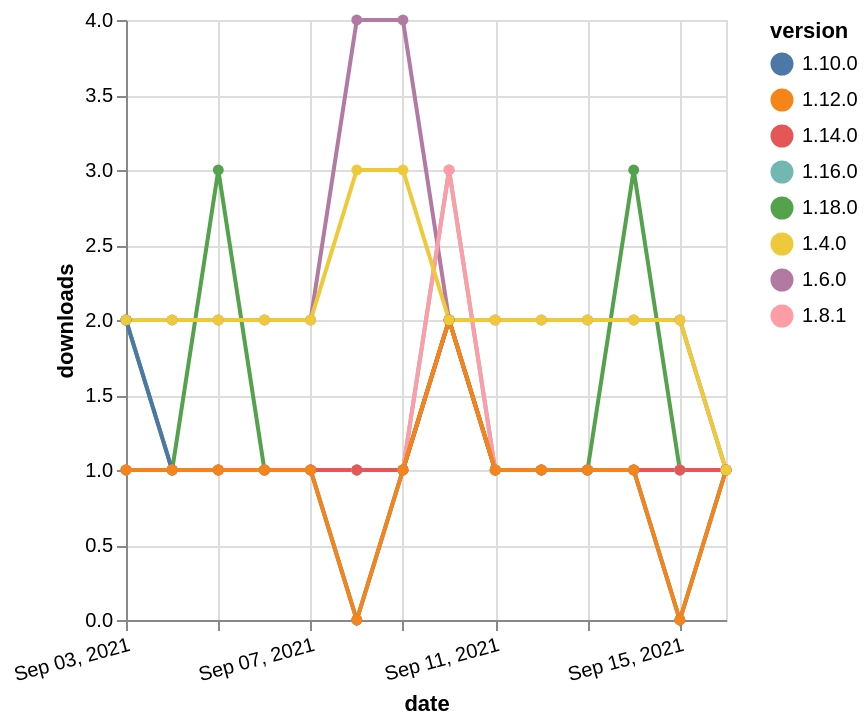

Source (Vega-Lite JSON):
### Vega-Lite specification from a JSON file in a GitHub repository (floating-point values rounded to 4 significant figures)
{"$schema": "https://vega.github.io/schema/vega-lite/v5.json", "description": "A simple bar chart with embedded data.", "data": {"values": [{"date": "2021-09-03", "total": 2519, "delta": 2, "version": "1.6.0"}, {"date": "2021-09-04", "total": 2521, "delta": 2, "version": "1.6.0"}, {"date": "2021-09-05", "total": 2523, "delta": 2, "version": "1.6.0"}, {"date": "2021-09-06", "total": 2525, "delta": 2, "version": "1.6.0"}, {"date": "2021-09-07", "total": 2527, "delta": 2, "version": "1.6.0"}, {"date": "2021-09-08", "total": 2531, "delta": 4, "version": "1.6.0"}, {"date": "2021-09-09", "total": 2535, "delta": 4, "version": "1.6.0"}, {"date": "2021-09-10", "total": 2537, "delta": 2, "version": "1.6.0"}, {"date": "2021-09-11", "total": 2539, "delta": 2, "version": "1.6.0"}, {"date": "2021-09-12", "total": 2541, "delta": 2, "version": "1.6.0"}, {"date": "2021-09-13", "total": 2543, "delta": 2, "version": "1.6.0"}, {"date": "2021-09-14", "total": 2545, "delta": 2, "version": "1.6.0"}, {"date": "2021-09-15", "total": 2547, "delta": 2, "version": "1.6.0"}, {"date": "2021-09-16", "total": 2548, "delta": 1, "version": "1.6.0"}, {"date": "2021-09-03", "total": 122, "delta": 2, "version": "1.18.0"}, {"date": "2021-09-04", "total": 123, "delta": 1, "version": "1.18.0"}, {"date": "2021-09-05", "total": 126, "delta": 3, "version": "1.18.0"}, {"date": "2021-09-06", "total": 127, "delta": 1, "version": "1.18.0"}, {"date": "2021-09-07", "total": 128, "delta": 1, "version": "1.18.0"}, {"date": "2021-09-08", "total": 129, "delta": 1, "version": "1.18.0"}, {"date": "2021-09-09", "total": 130, "delta": 1, "version": "1.18.0"}, {"date": "2021-09-10", "total": 132, "delta": 2, "version": "1.18.0"}, {"date": "2021-09-11", "total": 133, "delta": 1, "version": "1.18.0"}, {"date": "2021-09-12", "total": 134, "delta": 1, "version": "1.18.0"}, {"date": "2021-09-13", "total": 135, "delta": 1, "version": "1.18.0"}, {"date": "2021-09-14", "total": 138, "delta": 3, "version": "1.18.0"}, {"date": "2021-09-15", "total": 139, "delta": 1, "version": "1.18.0"}, {"date": "2021-09-16", "total": 140, "delta": 1, "version": "1.18.0"}, {"date": "2021-09-03", "total": 199, "delta": 2, "version": "1.10.0"}, {"date": "2021-09-04", "total": 200, "delta": 1, "version": "1.10.0"}, {"date": "2021-09-05", "total": 201, "delta": 1, "version": "1.10.0"}, {"date": "2021-09-06", "total": 202, "delta": 1, "version": "1.10.0"}, {"date": "2021-09-07", "total": 203, "delta": 1, "version": "1.10.0"}, {"date": "2021-09-08", "total": 203, "delta": 0, "version": "1.10.0"}, {"date": "2021-09-09", "total": 204, "delta": 1, "version": "1.10.0"}, {"date": "2021-09-10", "total": 206, "delta": 2, "version": "1.10.0"}, {"date": "2021-09-11", "total": 207, "delta": 1, "version": "1.10.0"}, {"date": "2021-09-12", "total": 208, "delta": 1, "version": "1.10.0"}, {"date": "2021-09-13", "total": 209, "delta": 1, "version": "1.10.0"}, {"date": "2021-09-14", "total": 210, "delta": 1, "version": "1.10.0"}, {"date": "2021-09-15", "total": 210, "delta": 0, "version": "1.10.0"}, {"date": "2021-09-16", "total": 211, "delta": 1, "version": "1.10.0"}, {"date": "2021-09-03", "total": 202, "delta": 1, "version": "1.16.0"}, {"date": "2021-09-04", "total": 203, "delta": 1, "version": "1.16.0"}, {"date": "2021-09-05", "total": 204, "delta": 1, "version": "1.16.0"}, {"date": "2021-09-06", "total": 205, "delta": 1, "version": "1.16.0"}, {"date": "2021-09-07", "total": 206, "delta": 1, "version": "1.16.0"}, {"date": "2021-09-08", "total": 207, "delta": 1, "version": "1.16.0"}, {"date": "2021-09-09", "total": 208, "delta": 1, "version": "1.16.0"}, {"date": "2021-09-10", "total": 211, "delta": 3, "version": "1.16.0"}, {"date": "2021-09-11", "total": 212, "delta": 1, "version": "1.16.0"}, {"date": "2021-09-12", "total": 213, "delta": 1, "version": "1.16.0"}, {"date": "2021-09-13", "total": 214, "delta": 1, "version": "1.16.0"}, {"date": "2021-09-14", "total": 215, "delta": 1, "version": "1.16.0"}, {"date": "2021-09-15", "total": 216, "delta": 1, "version": "1.16.0"}, {"date": "2021-09-16", "total": 217, "delta": 1, "version": "1.16.0"}, {"date": "2021-09-03", "total": 415, "delta": 1, "version": "1.8.1"}, {"date": "2021-09-04", "total": 416, "delta": 1, "version": "1.8.1"}, {"date": "2021-09-05", "total": 417, "delta": 1, "version": "1.8.1"}, {"date": "2021-09-06", "total": 418, "delta": 1, "version": "1.8.1"}, {"date": "2021-09-07", "total": 419, "delta": 1, "version": "1.8.1"}, {"date": "2021-09-08", "total": 420, "delta": 1, "version": "1.8.1"}, {"date": "2021-09-09", "total": 421, "delta": 1, "version": "1.8.1"}, {"date": "2021-09-10", "total": 424, "delta": 3, "version": "1.8.1"}, {"date": "2021-09-11", "total": 425, "delta": 1, "version": "1.8.1"}, {"date": "2021-09-12", "total": 426, "delta": 1, "version": "1.8.1"}, {"date": "2021-09-13", "total": 427, "delta": 1, "version": "1.8.1"}, {"date": "2021-09-14", "total": 428, "delta": 1, "version": "1.8.1"}, {"date": "2021-09-15", "total": 429, "delta": 1, "version": "1.8.1"}, {"date": "2021-09-16", "total": 430, "delta": 1, "version": "1.8.1"}, {"date": "2021-09-03", "total": 175, "delta": 1, "version": "1.14.0"}, {"date": "2021-09-04", "total": 176, "delta": 1, "version": "1.14.0"}, {"date": "2021-09-05", "total": 177, "delta": 1, "version": "1.14.0"}, {"date": "2021-09-06", "total": 178, "delta": 1, "version": "1.14.0"}, {"date": "2021-09-07", "total": 179, "delta": 1, "version": "1.14.0"}, {"date": "2021-09-08", "total": 180, "delta": 1, "version": "1.14.0"}, {"date": "2021-09-09", "total": 181, "delta": 1, "version": "1.14.0"}, {"date": "2021-09-10", "total": 183, "delta": 2, "version": "1.14.0"}, {"date": "2021-09-11", "total": 184, "delta": 1, "version": "1.14.0"}, {"date": "2021-09-12", "total": 185, "delta": 1, "version": "1.14.0"}, {"date": "2021-09-13", "total": 186, "delta": 1, "version": "1.14.0"}, {"date": "2021-09-14", "total": 187, "delta": 1, "version": "1.14.0"}, {"date": "2021-09-15", "total": 188, "delta": 1, "version": "1.14.0"}, {"date": "2021-09-16", "total": 189, "delta": 1, "version": "1.14.0"}, {"date": "2021-09-03", "total": 201, "delta": 1, "version": "1.12.0"}, {"date": "2021-09-04", "total": 202, "delta": 1, "version": "1.12.0"}, {"date": "2021-09-05", "total": 203, "delta": 1, "version": "1.12.0"}, {"date": "2021-09-06", "total": 204, "delta": 1, "version": "1.12.0"}, {"date": "2021-09-07", "total": 205, "delta": 1, "version": "1.12.0"}, {"date": "2021-09-08", "total": 205, "delta": 0, "version": "1.12.0"}, {"date": "2021-09-09", "total": 206, "delta": 1, "version": "1.12.0"}, {"date": "2021-09-10", "total": 208, "delta": 2, "version": "1.12.0"}, {"date": "2021-09-11", "total": 209, "delta": 1, "version": "1.12.0"}, {"date": "2021-09-12", "total": 210, "delta": 1, "version": "1.12.0"}, {"date": "2021-09-13", "total": 211, "delta": 1, "version": "1.12.0"}, {"date": "2021-09-14", "total": 212, "delta": 1, "version": "1.12.0"}, {"date": "2021-09-15", "total": 212, "delta": 0, "version": "1.12.0"}, {"date": "2021-09-16", "total": 213, "delta": 1, "version": "1.12.0"}, {"date": "2021-09-03", "total": 2372, "delta": 2, "version": "1.4.0"}, {"date": "2021-09-04", "total": 2374, "delta": 2, "version": "1.4.0"}, {"date": "2021-09-05", "total": 2376, "delta": 2, "version": "1.4.0"}, {"date": "2021-09-06", "total": 2378, "delta": 2, "version": "1.4.0"}, {"date": "2021-09-07", "total": 2380, "delta": 2, "version": "1.4.0"}, {"date": "2021-09-08", "total": 2383, "delta": 3, "version": "1.4.0"}, {"date": "2021-09-09", "total": 2386, "delta": 3, "version": "1.4.0"}, {"date": "2021-09-10", "total": 2388, "delta": 2, "version": "1.4.0"}, {"date": "2021-09-11", "total": 2390, "delta": 2, "version": "1.4.0"}, {"date": "2021-09-12", "total": 2392, "delta": 2, "version": "1.4.0"}, {"date": "2021-09-13", "total": 2394, "delta": 2, "version": "1.4.0"}, {"date": "2021-09-14", "total": 2396, "delta": 2, "version": "1.4.0"}, {"date": "2021-09-15", "total": 2398, "delta": 2, "version": "1.4.0"}, {"date": "2021-09-16", "total": 2399, "delta": 1, "version": "1.4.0"}]}, "width": "container", "mark": {"type": "line", "point": {"filled": true}}, "encoding": {"x": {"field": "date", "type": "temporal", "timeUnit": "yearmonthdate", "title": "date", "axis": {"labelAngle": -15}}, "y": {"field": "delta", "type": "quantitative", "title": "downloads"}, "color": {"field": "version", "type": "nominal"}, "tooltip": {"field": "delta"}}}
